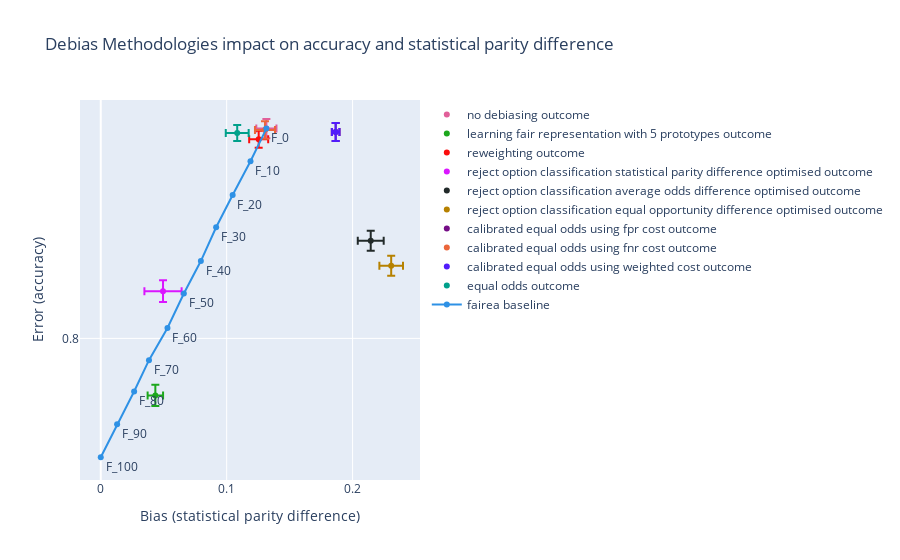

Here is the notebook cell this chart was saved with:
### Code cell
bias_graphs = random_forest_bias.get_DebiasingGraphsObject()
bias_graphs.show_single_graph("accuracy", "statistical parity difference", include_fairea_labels=True)

### Figure 1 — Plotly figure (JSON) as saved in the notebook; plotly's stock layout.template omitted (floating-point values rounded to 4 significant figures)
{"data": [{"error_x": {"array": [0.008003], "arrayminus": [0.008003], "symmetric": false, "type": "data"}, "error_y": {"array": [0.002916], "arrayminus": [0.002916], "symmetric": false, "type": "data"}, "marker": {"color": "#E15F99"}, "mode": "markers", "name": "no debiasing outcome", "showlegend": true, "type": "scatter", "x": [0.1315], "y": [0.864]}, {"error_x": {"array": [0.006134], "arrayminus": [0.006134], "symmetric": false, "type": "data"}, "error_y": {"array": [0.00321], "arrayminus": [0.00321], "symmetric": false, "type": "data"}, "marker": {"color": "#1CA71C"}, "mode": "markers", "name": "learning fair representation with 5 prototypes outcome", "showlegend": true, "type": "scatter", "x": [0.04336], "y": [0.7826]}, {"error_x": {"array": [0.007545], "arrayminus": [0.007545], "symmetric": false, "type": "data"}, "error_y": {"array": [0.002589], "arrayminus": [0.002589], "symmetric": false, "type": "data"}, "marker": {"color": "#FB0D0D"}, "mode": "markers", "name": "reweighting outcome", "showlegend": true, "type": "scatter", "x": [0.1254], "y": [0.8607]}, {"error_x": {"array": [0.01477], "arrayminus": [0.01477], "symmetric": false, "type": "data"}, "error_y": {"array": [0.003305], "arrayminus": [0.003305], "symmetric": false, "type": "data"}, "marker": {"color": "#DA16FF"}, "mode": "markers", "name": "reject option classification statistical parity difference optimised outcome", "showlegend": true, "type": "scatter", "x": [0.04945], "y": [0.8144]}, {"error_x": {"array": [0.01029], "arrayminus": [0.01029], "symmetric": false, "type": "data"}, "error_y": {"array": [0.003055], "arrayminus": [0.003055], "symmetric": false, "type": "data"}, "marker": {"color": "#222A2A"}, "mode": "markers", "name": "reject option classification average odds difference optimised outcome", "showlegend": true, "type": "scatter", "x": [0.2144], "y": [0.8297]}, {"error_x": {"array": [0.00938], "arrayminus": [0.00938], "symmetric": false, "type": "data"}, "error_y": {"array": [0.003065], "arrayminus": [0.003065], "symmetric": false, "type": "data"}, "marker": {"color": "#B68100"}, "mode": "markers", "name": "reject option classification equal opportunity difference optimised outcome", "showlegend": true, "type": "scatter", "x": [0.2306], "y": [0.8221]}, {"error_x": {"array": [0.003103], "arrayminus": [0.003103], "symmetric": false, "type": "data"}, "error_y": {"array": [0.002753], "arrayminus": [0.002753], "symmetric": false, "type": "data"}, "marker": {"color": "#750D86"}, "mode": "markers", "name": "calibrated equal odds using fpr cost outcome", "showlegend": true, "type": "scatter", "x": [0.1866], "y": [0.8629]}, {"error_x": {"array": [0.007947], "arrayminus": [0.007947], "symmetric": false, "type": "data"}, "error_y": {"array": [0.002655], "arrayminus": [0.002655], "symmetric": false, "type": "data"}, "marker": {"color": "#EB663B"}, "mode": "markers", "name": "calibrated equal odds using fnr cost outcome", "showlegend": true, "type": "scatter", "x": [0.1304], "y": [0.8635]}, {"error_x": {"array": [0.002938], "arrayminus": [0.002938], "symmetric": false, "type": "data"}, "error_y": {"array": [0.002716], "arrayminus": [0.002716], "symmetric": false, "type": "data"}, "marker": {"color": "#511CFB"}, "mode": "markers", "name": "calibrated equal odds using weighted cost outcome", "showlegend": true, "type": "scatter", "x": [0.1866], "y": [0.8629]}, {"error_x": {"array": [0.00909], "arrayminus": [0.00909], "symmetric": false, "type": "data"}, "error_y": {"array": [0.002439], "arrayminus": [0.002439], "symmetric": false, "type": "data"}, "marker": {"color": "#00A08B"}, "mode": "markers", "name": "equal odds outcome", "showlegend": true, "type": "scatter", "x": [0.1084], "y": [0.8626]}, {"line": {"color": "#2E91E5"}, "mode": "lines+markers+text", "name": "fairea baseline", "showlegend": true, "text": ["F_0", "F_10", "F_20", "F_30", "F_40", "F_50", "F_60", "F_70", "F_80", "F_90", "F_100"], "textposition": "bottom right", "type": "scatter", "x": [0.1315, 0.1189, 0.1048, 0.09163, 0.07949, 0.06599, 0.05298, 0.03829, 0.02649, 0.01299, 0], "y": [0.864, 0.854, 0.8437, 0.8339, 0.8236, 0.8137, 0.8032, 0.7934, 0.7838, 0.7738, 0.7638]}], "layout": {"title": {"text": "Debias Methodologies impact on accuracy and statistical parity difference"}, "xaxis": {"dtick": 0.1, "tick0": 0, "title": {"text": "Bias (statistical parity difference)"}}, "yaxis": {"dtick": 0.1, "tick0": 0, "title": {"text": "Error (accuracy)"}}}}
